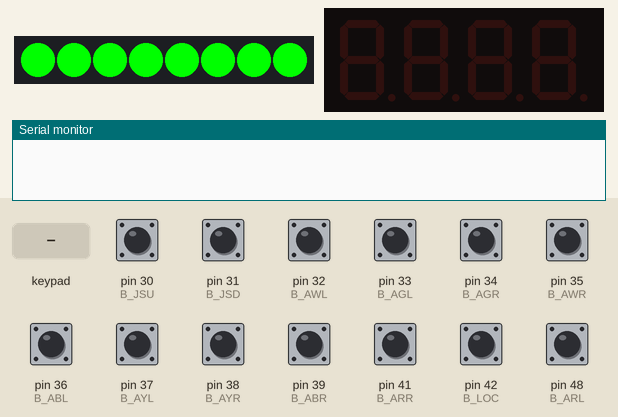
Recording of a sketch running on a simulated Arduino Mega 2560, built with avr-gcc and run on an emulated ATmega2560. Parts: 8 RGB LEDs in strip order, left to right, 4-digit seven-segment display, the last lines printed to the serial monitor. The inputs (shaded band) are chosen by the test bench; at power-on: pin 30 (B_JSU), pin 31 (B_JSD), pin 32 (B_AWL), pin 33 (B_AGL), pin 34 (B_AGR), pin 35 (B_AWR), pin 36 (B_ABL), pin 37 (B_AYL), pin 38 (B_AYR), pin 39 (B_ABR), pin 41 (B_ARR), pin 42 (B_LOC), pin 48 (B_ARL) HIGH.

Above: at 1.2 s.
1.3 s: key '#' pressed
At 1.91 s:
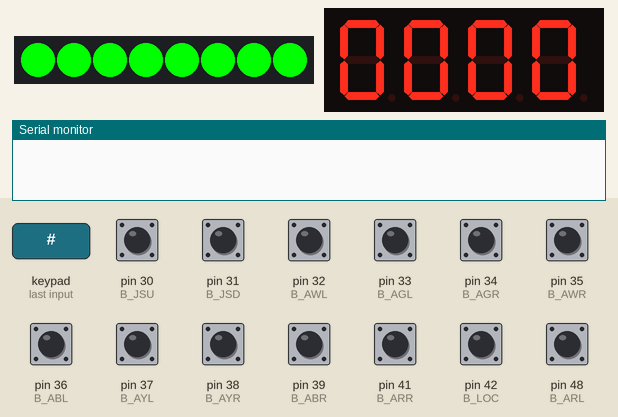
3.5 s: keypad keys 0 0 0 0 # pressed 0.4 s apart
At 6.13 s:
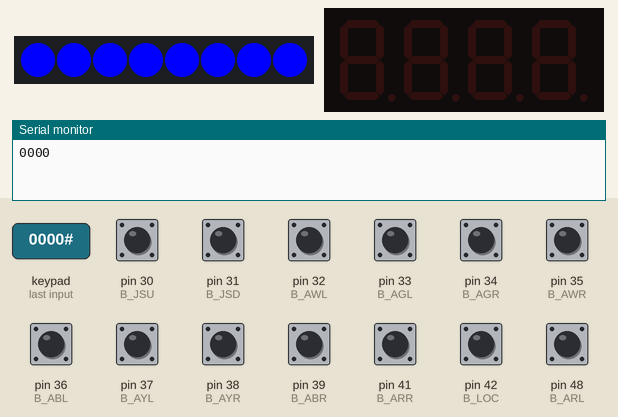
7.9 s: key '1' pressed
At 10.6 s:
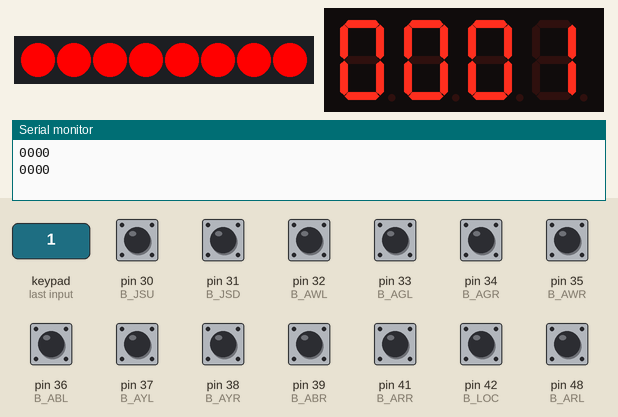
10.9 s: pin 30 (B_JSU) pulled LOW for 0.15 s
At 11.01 s:
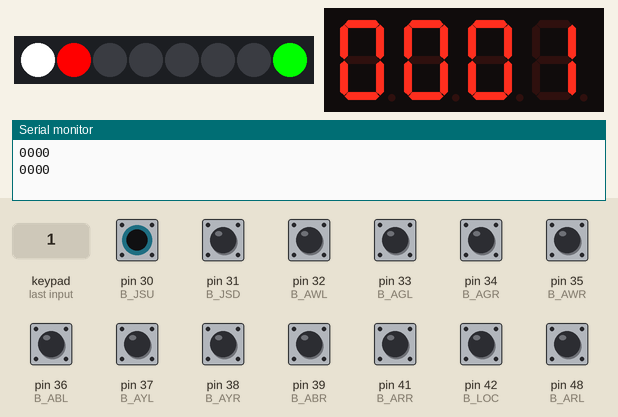
11.6 s: pin 42 (B_LOC) pulled LOW for 1 s
At 13.0 s:
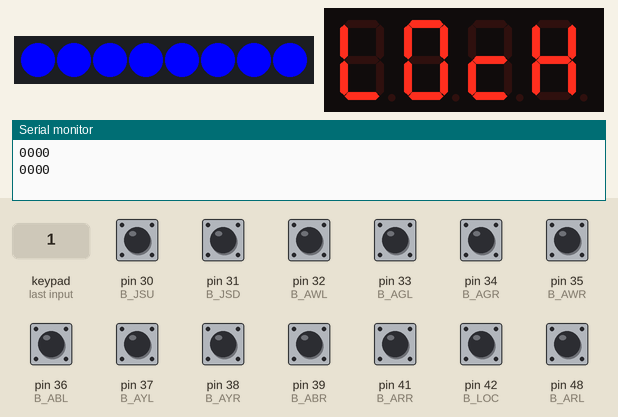
15.6 s: pin 31 (B_JSD) pulled LOW for 0.15 s
At 15.72 s:
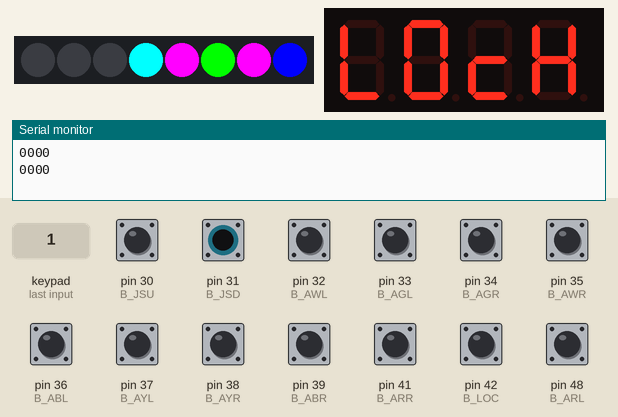
Timing chart, 0 to 21.4 s (numbered marks = the images above; inputs shaded):
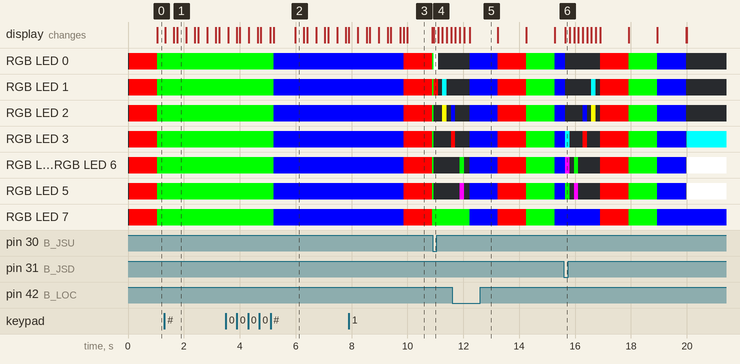

Measured:
- after the input at 10.9 s, RGB LED 0: RGB(0, 255, 0) → RGB(255, 255, 255) at once, → off 0.16 s later; RGB LED 1: RGB(0, 255, 0) → RGB(255, 0, 0) at once, → off 0.16 s later, → RGB(0, 255, 255) 0.16 s later, → off 0.16 s later
- after the input at 11.6 s, the display: first differs from a run without the input after 0.62 s (image 5)
- what the display in image 3 shows lasts 0.9 s, from 10.0 s to 10.9 s

The sketch:

busyBox2.ino
```cpp
// Headers ----------------------------------------------------------------
#include <Adafruit_TLC5947.h>
#include <TM1637Display.h>
#include <pt.h>
#include <CircularBuffer.h>
#include <Keypad.h>
#include <ezButton.h>

static struct pt pt1, pt2, pt3;

class Led {
  private:
    int map;
    int r;
    int g;
    int b;
    int pwm;

  public:
  Led(int map, int r, int g, int b){
    this->map = map;
    this->r = r;
    this->g = g;
    this->b = b;

    if(r > 0){
      this->pwm = 3*map;
    }

    if(g > 0) {
      this->pwm = 3*map + 1;
    }

    if(b > 0){
      this->pwm = 3*map + 2;
    }
  }

  getMap(){
    return this->map;
  }

  getR(){
    return this->r;
  }

  getB(){
    return this->b;
  }

  getG(){
    return this->g;
  }

  getPwm(){
    return this->pwm;
  }

};


//PWM 24 Channel-----------------------------------------------------------
#define NUM_TLC5974 1

#define data   4
#define clock   5
#define latch   6
#define oe  -1  // set to -1 to not use the enable pin (its optional)

Adafruit_TLC5947 tlc = Adafruit_TLC5947(NUM_TLC5974, clock, data, latch);

//LEDS
#define MAXBRIGHT 4095

//arcade
Led AWR(0, MAXBRIGHT, 0, 0);
Led AWL(1, MAXBRIGHT, 0, 0);
Led AYR(1, 0, 0, MAXBRIGHT);
Led AYL(2, MAXBRIGHT, 0, 0);
Led AGR(0, 0, MAXBRIGHT, 0);
Led AGL(0, 0, 0, MAXBRIGHT);
Led ABR(1, 0, MAXBRIGHT, 0);
Led ABL(2, 0, MAXBRIGHT, 0);
Led ARR(2, 0, 0, MAXBRIGHT);
Led ARL(3, MAXBRIGHT, 0, 0);
const Led arcadeTest[] = {AWL, AGL, AGR, AWR, ABL, AYL, AYR, ABR, ARL, ARR};

//pilot
Led PIL(4, MAXBRIGHT, 0, 0);
Led PIM(3, 0, 0, MAXBRIGHT);
Led PIR(3, 0, MAXBRIGHT, 0);
const Led pilotTest[] = {PIL, PIM, PIR};

//toggle
Led TRT(6, 0, 0, MAXBRIGHT);
Led TRB(6, 0, MAXBRIGHT, 0);
Led TYT(6, MAXBRIGHT, 0, 0);
Led TYB(5, 0, 0, MAXBRIGHT);
Led TGT(5, 0, MAXBRIGHT, 0);
Led TGB(5, MAXBRIGHT, 0, 0);
Led TBT(4, 0, 0, MAXBRIGHT);
Led TBB(4, 0, MAXBRIGHT, 0);

Led ROW4(5, MAXBRIGHT, 0 , MAXBRIGHT);
Led ROW5a(6, MAXBRIGHT, 0 , MAXBRIGHT);
Led ROW5b(3, 0, MAXBRIGHT, MAXBRIGHT);
Led ROW5c(4, MAXBRIGHT, 0, MAXBRIGHT);

const Led toggleTest[] = {TRT, TYT, TGT, TBT, TRB, TYB, TGB, TBB};

//power
Led POR(7, MAXBRIGHT, 0, 0);
Led POB(7, 0, MAXBRIGHT, 0);
Led POG(7, 0, 0, MAXBRIGHT);
const Led powerTest[] ={POR, POB, POG};

const Led row1[] = {AWL, AGL, AGR, AWR};
const Led row2[] = {ABL, AYL, AYR, ABR};
const Led row3[] = {ARR, ARL};
const Led row4[] = {TRB, TYB, TBB, TGB};
const Led row5[] = {TRT, TYT, TBT, TGT, PIR, PIL, PIM};

const Led allLeds[] = {AWR, AWL, AGR, AGL, ABR, ABL, AYR, AYL, ARR, ARL,TRT, TYT, TGT, TBT, TRB, TYB, TGB, TBB, PIL, PIR, PIM};
const Led arcadeLeds[] = {AWR, AWL, AGR, AGL, ABR, ABL, AYR, AYL, ARR, ARL};
const Led toggleLeds[] = {TRT, TYT, TGT, TBT, TRB, TYB, TGB, TBB, PIL, PIR, PIM};
// Buttons --------------------------------------------------------------

#define B_JSU 30
#define B_JSD 31
#define B_AWL 32
#define B_AGL 33
#define B_AGR 34
#define B_AWR 35
#define B_ABL 36
#define B_AYL 37
#define B_AYR 38
#define B_ABR 39
#define B_ARL 48
#define B_ARR 41
#define B_LOC 42


bool s_awl = false;
bool s_agl = false;
bool s_agr = false;
bool s_awr = false;
bool s_abl = false;
bool s_ayl = false;
bool s_ayr = false;
bool s_abr = false;
bool s_arl = false;
bool s_arr = false;

//const int buttons[] = {B_JSU, B_JSD, B_AWL, B_AGL, B_AGR, B_AWR, B_ABL, B_AYL, B_AYR, B_ABR, B_ARL, B_ARR, B_LOC};


//7 Segment----------------------------------------------------------------

#define CLK 2
#define DIO 3

TM1637Display display = TM1637Display(CLK, DIO);
// array that turns all segments on:
const uint8_t segData[] = {0xff, 0xff, 0xff, 0xff};
// array that turns all segments off:
const uint8_t blank[] = {0x00, 0x00, 0x00, 0x00};

const uint8_t lock[] = {
  SEG_F | SEG_E | SEG_D,           // L
  SEG_A | SEG_B | SEG_C | SEG_D | SEG_E | SEG_F,   // O
  SEG_D | SEG_E | SEG_G,                           // c
  SEG_F | SEG_E | SEG_B | SEG_G | SEG_C            // k
};

//KeyPad------------------------------------------------------------------

const byte ROWS = 4;
const byte COLS = 3;

char hexaKeys[ROWS][COLS] = {
  {'1', '2', '3'},
  {'4', '5', '6'},
  {'7', '8', '9'},
  {'*', '0', '#'}
};

byte rowPins[ROWS] = {25, 22, 23, 24};
byte colPins[COLS] = {27, 28, 26};

CircularBuffer<int,4> buffer;


Keypad customKeypad = Keypad(makeKeymap(hexaKeys), rowPins, colPins, ROWS, COLS);

//--------------------------------------------------------------------------

String defaultCode = "0000";
String dadBirthYear = "1986";
String momBirthYear = "1992";

int state = 0;


void setup() {

  initPWM();
  initSwitches();
  initKeypadDisplay();

  PT_INIT(&pt1);
  PT_INIT(&pt2);
  PT_INIT(&pt3);

  Serial.begin(9600);

}

void loop() {


  protoThreadGetDisplayInput(&pt2);
  protoThreadGetSwitch(&pt3);

  switch(state){
    case 0:
      protothreadBlinkAllLights(&pt1);
      break;
    case 1:
      state = 0;
      break;
    case 2:
      lightupAll();
      lightupAll();
      lightupAll();
      state = 0;
      break;
    case 3:
      lightRowsUp();
      break;
    case 4:
      lightRowsDown();
      break;
    case 5:
    //Do nothing. Hold.
      break;
    case 9:
      turnOnToggles();
      isCelebration();
      break;
  }

}

void initSwitches(){

  pinMode(B_JSU, INPUT_PULLUP);
  pinMode(B_JSD, INPUT_PULLUP);
  pinMode(B_LOC, INPUT_PULLUP);
  pinMode(B_AWL, INPUT_PULLUP);
  pinMode(B_AGL, INPUT_PULLUP);
  pinMode(B_AGR, INPUT_PULLUP);
  pinMode(B_AWR, INPUT_PULLUP);
  pinMode(B_ABL, INPUT_PULLUP);
  pinMode(B_AYL, INPUT_PULLUP);
  pinMode(B_AYR, INPUT_PULLUP);
  pinMode(B_ABR, INPUT_PULLUP);
  pinMode(B_ARR, INPUT_PULLUP);
  pinMode(B_ARL, INPUT_PULLUP);
}

static int protoThreadGetSwitch(struct pt *pt){
  PT_BEGIN(pt);

    static bool sJsUp = false;
    static bool sJsDn = false;
    static bool sJsNu = false;

    int joyStickUp = digitalRead(B_JSU);

    if (joyStickUp == LOW) {
      if(!sJsUp) {
        state = 3;
        sJsUp = true;
      } else {
        state = 5;
      }
      sJsNu = false;
    }

    int joyStickDown = digitalRead(B_JSD);

    if (joyStickDown == LOW) {
      if(!sJsDn){
        state = 4;
        sJsDn = true;
      } else {
        state = 5;
      }
      sJsNu = false;
    }

     if (joyStickUp != LOW && joyStickDown != LOW && !sJsNu) {
      sJsDn = false;
      sJsUp = false;
      state = 0;
      sJsNu = true;
     }

    int locked = digitalRead(B_LOC);

    if (locked == LOW){
      display.setSegments(lock);
    }

    int b_AWL = digitalRead(B_AWL);
    if (b_AWL == LOW ){
      if(s_awl == true){
        unsetPwmLed(AWL);
        s_awl = false;
      } else{
        setPwmLed(AWL);
        s_awl = true;
      }
    }

    int b_AWR = digitalRead(B_AWR);

    if (b_AWR == LOW){
      if(s_awr == true){
        unsetPwmLed(AWR);
        s_awr = false;
      } else{
        setPwmLed(AWR);
        s_awr = true;
      }
    }

    int b_AGR = digitalRead(B_AGR);

    if (b_AGR == LOW){
       if(s_agr == true){
        unsetPwmLed(AGR);
        s_agr = false;
      } else{
        setPwmLed(AGR);
        s_agr = true;
      }
    }

    int b_AGL = digitalRead(B_AGL);

    if (b_AGL == LOW){
       if(s_agl == true){
        unsetPwmLed(AGL);
        s_agl = false;
      } else{
        setPwmLed(AGL);
        s_agl = true;
      }
    }

    int b_ABL = digitalRead(B_ABL);

    if(b_ABL == LOW){
       if(s_abl == true){
        unsetPwmLed(ABL);
        s_abl = false;
      } else{
        setPwmLed(ABL);
        s_abl = true;
      }
    }

    int b_AYL = digitalRead(B_AYL);

    if(b_AYL == LOW){
       if(s_ayl == true){
        unsetPwmLed(AYL);
        s_ayl = false;
      } else{
        setPwmLed(AYL);
        s_ayl = true;
      }
    }

    int b_AYR = digitalRead(B_AYR);

    if(b_AYR == LOW){
       if(s_ayr == true){
        unsetPwmLed(AYR);
        s_ayr = false;
      } else{
        setPwmLed(AYR);
        s_ayr = true;

    }}

    int b_ABR = digitalRead(B_ABR);

    if(b_ABR == LOW){
       if(s_abr == true){
        unsetPwmLed(ABR);
        s_abr = false;
      } else{
        setPwmLed(ABR);
        s_abr = true;
      }
    }

    int b_ARR = digitalRead(B_ARR);

    if(b_ARR == LOW){
       if(s_arr == true){
        unsetPwmLed(ARR);
        s_arr = false;
      } else{
        setPwmLed(ARR);
        s_arr = true;
      }
    }

    int b_ARL = digitalRead(B_ARL);

    if(b_ARL == LOW){
        if(s_arl == true){
        unsetPwmLed(ARL);
        s_arl = false;
      } else{
        setPwmLed(ARL);
        s_arl = true;
      }
    }

  PT_END(pt);
}


void isCelebration(){
  if(s_awl && s_agl && s_agr && s_awr && s_abl && s_ayl && s_ayr && s_abr && s_arl && s_arr){
    //Celebrate
    celebrate();
    state = 0;
    s_awl = false;
    s_agl = false;
    s_agr = false;
    s_awr = false;
    s_abl = false;
    s_ayl = false;
    s_ayr = false;
    s_abr = false;
    s_arl = false;
    s_arr = false;
  }
}

void celebrate(){
  int wait = 50;
  turnOffAllLeds();

  for(unsigned int i = 0; i < 10; i++){
      setPwmLed(AGR);
      setPwmLed(AGL);
      delay(wait);
      unsetPwmLed(AGR);
      unsetPwmLed(AGL);

      setPwmLed(AYR);
      setPwmLed(AYL);
      delay(wait);
      unsetPwmLed(AYR);
      unsetPwmLed(AYL);

      setPwmLed(ARR);
      setPwmLed(ARL);
      delay(wait);
      unsetPwmLed(ARR);
      unsetPwmLed(ARL);

      setPwmLed(ABR);
      setPwmLed(ABL);
      delay(wait);
      unsetPwmLed(ABR);
      unsetPwmLed(ABL);

      setPwmLed(AWR);
      setPwmLed(AWL);
      delay(wait);
      unsetPwmLed(AWR);
      unsetPwmLed(AWL);
  }

}


void lightupAll() {
  int allLedSize = sizeof(allLeds)/sizeof(allLeds[0]);
  lightUpLedPwmArray(allLeds,allLedSize);
  delay(500);
  turnOffLedPwmArray(allLeds,allLedSize);
  delay(500);
}

void lightRowsDown() {

  turnOffAllLeds();

  int wait = 150;

  int row5Size = sizeof(row5)/sizeof(row5[0]);

  lightUpLedPwmArray(row5, row5Size);

  delay(wait);

  turnOffLedPwmArray(row5, row5Size);

  delay(wait);

  int row4Size = sizeof(row4)/sizeof(row4[0]);

  lightUpLedPwmArray(row4, row4Size);

  delay(wait);

  turnOffLedPwmArray(row4, row4Size);

 int row3Size = sizeof(row3)/sizeof(row3[0]);

   delay(wait);

  lightUpLedPwmArray(row3, row3Size);

  delay(wait);

  turnOffLedPwmArray(row3, row3Size);

   int row2Size = sizeof(row2)/sizeof(row2[0]);

     delay(wait);

  lightUpLedPwmArray(row2, row2Size);

  delay(wait);

  turnOffLedPwmArray(row2, row2Size);

  int row1Size = sizeof(row1)/sizeof(row1[0]);

  delay(wait);

  lightUpLedPwmArray(row1, row1Size);

}

void lightRowsUp(){

  turnOffAllLeds();

  int wait = 150;

  int row1Size = sizeof(row1)/sizeof(row1[0]);

  lightUpLedPwmArray(row1, row1Size);

  delay(wait);

  turnOffLedPwmArray(row1, row1Size);

  delay(wait);

  int row2Size = sizeof(row2)/sizeof(row2[0]);

  lightUpLedPwmArray(row2, row2Size);

  delay(wait);

  turnOffLedPwmArray(row2, row2Size);

 int row3Size = sizeof(row3)/sizeof(row3[0]);

   delay(wait);

  lightUpLedPwmArray(row3, row3Size);

  delay(wait);

  turnOffLedPwmArray(row3, row3Size);

   int row4Size = sizeof(row4)/sizeof(row4[0]);

     delay(wait);

  lightUpLedPwmArray(row4, row4Size);

  delay(wait);

  turnOffLedPwmArray(row4, row4Size);

  int row5Size = sizeof(row5)/sizeof(row5[0]);

     delay(wait);

  lightUpLedPwmArray(row5, row5Size);


}

void lightUpLedPwmArray(Led leds[], int ledSize){
  for(unsigned int i=0; i < ledSize; i++){

    Led led = leds[i];

    setPwmLed(led);

  }
}

void turnOffLedPwmArray(Led leds[], int ledSize){
  for(unsigned int i=0; i < ledSize; i++){

    Led led = leds[i];

    unsetPwmLed(led);

  }
}


void turnOnToggles(){
  int ledSize = sizeof(toggleLeds)/sizeof(toggleLeds[0]);

  lightUpLedPwmArray(toggleLeds, ledSize);
}

void turnOffToggles(){
   int ledSize = sizeof(toggleLeds)/sizeof(toggleLeds[0]);

  turnOffLedPwmArray(toggleLeds, ledSize);
}

void turnOffArcadeLeds(){
  int ledSize = sizeof(arcadeLeds)/sizeof(arcadeLeds[0]);

  turnOffLedPwmArray(arcadeLeds, ledSize);
}

void turnOnArcadeLeds(){
  int ledSize = sizeof(arcadeLeds)/sizeof(arcadeLeds[0]);

  lightUpLedPwmArray(arcadeLeds, ledSize);
}

void turnOffAllLeds(){
  int allLedSize = sizeof(allLeds)/sizeof(allLeds[0]);

  turnOffLedPwmArray(allLeds, allLedSize);

}

void checkCode(){
  String tempBuff = "0000";
  for (byte i = 0; i < 4; i = i + 1) {
    tempBuff.setCharAt(i, buffer[i] + '0');
  }

  Serial.println(tempBuff);

  if(tempBuff.equals(dadBirthYear)){
    state = 1;
  }

  if(tempBuff.equals(momBirthYear)){
    state = 2;
  }
}


void initKeypadDisplay(){
  display.clear();
  display.setBrightness(7);

  clearBuffer();
}

void blinkDisplay(){

  for(byte i=0; i < 5; i = i + 1){
    display.clear();
    delay(300);
    displayBuffer();
    delay(300);
  }

}

void displayBuffer(){
  for (byte i = 0; i < 4; i = i + 1) {
    display.showNumberDec(buffer[i], false, 1, i);
    delay(20);
  }

}


void clearBuffer(){
  buffer.push(0);
  buffer.push(0);
  buffer.push(0);
  buffer.push(0);
}


void flickerLedEffect(Led leds[], int ledSize){

  int flick[] = {1, 1, 2, 3, 5, 8, 13, 21, 34, 55, 89, 144};

  for(unsigned int i=0; i < 12; i++){

      lightUpLedPwmArray(leds, ledSize);
      delay(flick[i]);
      turnOffLedPwmArray(leds, ledSize);
      delay(flick[i]);

  }
}


void testAllLeds(){

  int arcadeLen = sizeof(arcadeTest)/sizeof(arcadeTest[0]);

  animateLedArray(arcadeTest, arcadeLen, 100, pulseLed);

  int pilotLen = sizeof(pilotTest)/sizeof(pilotTest[0]);

  animateLedArray(pilotTest, pilotLen, 100, pulseLed);


  int toggleLen = sizeof(toggleTest)/sizeof(toggleTest[0]);

  animateLedArray(toggleTest, toggleLen,100, pulseLed);


  int powerLen = sizeof(powerTest)/sizeof(powerTest[0]);

  animateLedArray(powerTest, powerLen, 100, pulseLed);

}

void animateLedArray(Led leds[], int ledLength, int wait, void (*ledMethod)(Led, int)){

  for(unsigned int i =0; i < ledLength; i++){
    ledMethod(leds[i], wait);
    delay(wait);
  }
}

void pulseLed(Led led, int wait){

  int map = led.getMap();
  int r = led.getR();
  int g = led.getG();
  int b = led.getB();

  tlc.setLED(map, r, g, b);
  tlc.write();
  delay(wait);
  tlc.setLED(map, 0, 0, 0);
  tlc.write();
  delay(wait);

}

void setPwmLed(Led led){
  int map = led.getPwm();

  tlc.setPWM(map, 4095);
  tlc.write();
}

void unsetPwmLed(Led led){
  int map = led.getPwm();

  tlc.setPWM(map, 0);
  tlc.write();
}

void initPWM(){
  tlc.begin();
  if (oe >= 0) {
    pinMode(oe, OUTPUT);
    digitalWrite(oe, LOW);
  }
}


static int protothreadBlinkAllLights(struct pt *pt){
  static unsigned long lastTimeBlink = 0;
  static unsigned long count = 0;
  PT_BEGIN(pt);
  while(1){
    colorWipe(4095, 0, 0, 1000);
    lastTimeBlink = millis();
    PT_WAIT_UNTIL(pt, millis() - lastTimeBlink > 1000);

    colorWipe(0, 4095, 0, 1000);
    lastTimeBlink = millis();
    PT_WAIT_UNTIL(pt, millis() - lastTimeBlink > 1000);

    colorWipe(0, 0, 4095, 1000);
    lastTimeBlink = millis();
    PT_WAIT_UNTIL(pt, millis() - lastTimeBlink > 1000);

    count++;

    if(count > 3){
      turnOffAllLeds();
      count = 0;
      break;
    }
  }

  state = 9;


  PT_END(pt);
}

static int protoThreadGetDisplayInput(struct pt *pt){
  PT_BEGIN(pt);
  char customKey = customKeypad.getKey();

  if (customKey){
    int myNumber = customKey - '0';

    if(myNumber >= 0 && myNumber < 10){

      buffer.push(myNumber);
      displayBuffer();


    }

    if(customKey == '*'){
      clearBuffer();
      displayBuffer();

    }

    if(customKey == '#'){
      blinkDisplay();
      checkCode();

      display.clear();
      clearBuffer();
      displayBuffer();
    }
  }

  PT_END(pt);
}


// Fill the dots one after the other with a color
void colorWipe(uint16_t r, uint16_t g, uint16_t b, uint8_t wait) {
  for(uint16_t i=0; i<8*NUM_TLC5974; i++) {
      tlc.setLED(i, r, g, b);
      tlc.write();

  }
}

// Slightly different, this makes the rainbow equally distributed throughout
void rainbowCycle() {
  uint32_t i, j;

  for(j=0; j<4096; j++) { // 1 cycle of all colors on wheel
    for(i=0; i< 8*NUM_TLC5974; i++) {
      Wheel(i, ((i * 4096 / (8*NUM_TLC5974)) + j) & 4095);
    }
    tlc.write();
    delay(5);
  }
}

// Input a value 0 to 4095 to get a color value.
// The colours are a transition r - g - b - back to r.
void Wheel(uint8_t ledn, uint16_t WheelPos) {
  if(WheelPos < 1365) {
    tlc.setLED(ledn, 3*WheelPos, 4095 - 3*WheelPos, 0);
  } else if(WheelPos < 2731) {
    WheelPos -= 1365;
    tlc.setLED(ledn, 4095 - 3*WheelPos, 0, 3*WheelPos);
  } else {
    WheelPos -= 2731;
    tlc.setLED(ledn, 0, 3*WheelPos, 4095 - 3*WheelPos);
  }
}
```
